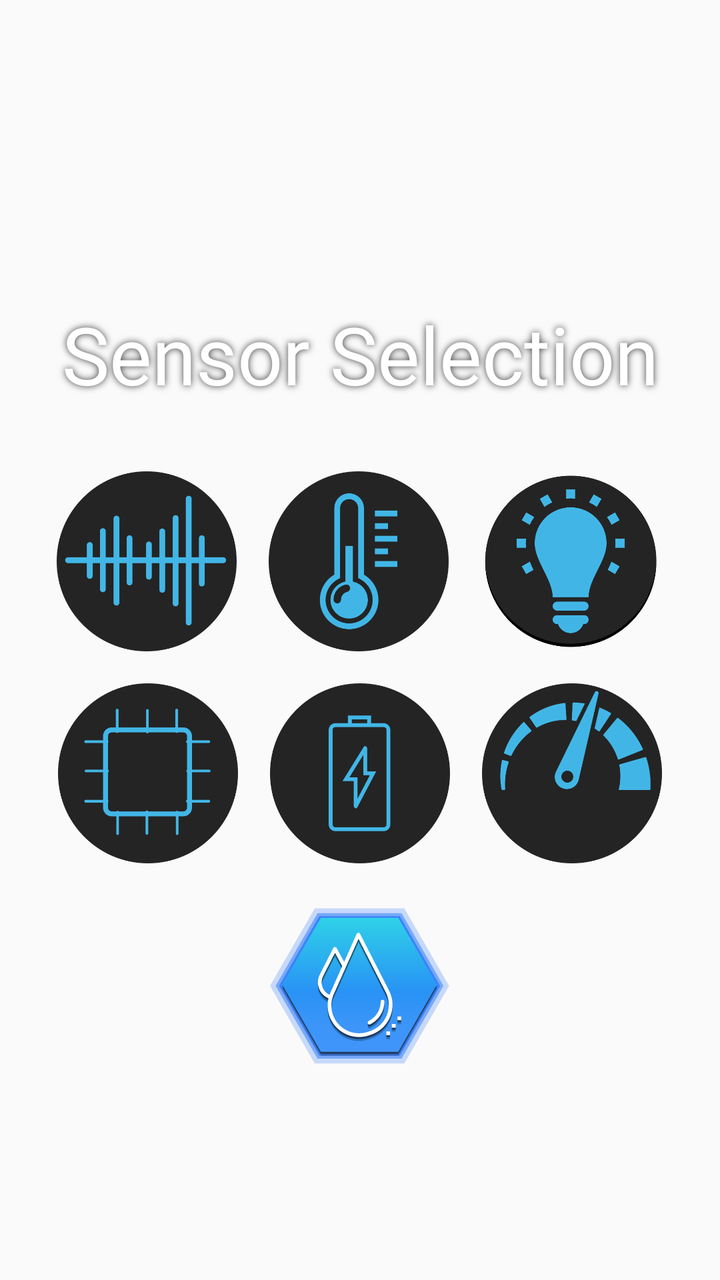
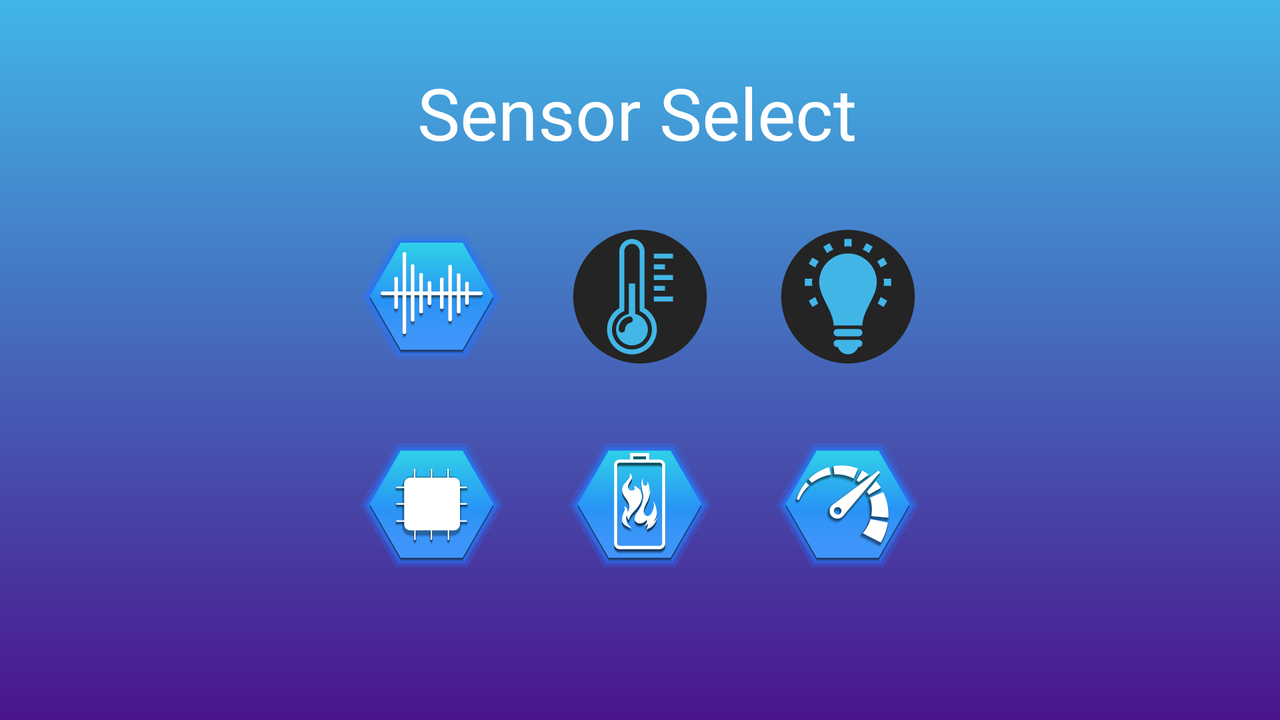

One screen, two layout resources from the same app: the default and the repository's alternative for another configuration. Each is rendered where Android would select it; the XML of both is given below.
<!-- AndroidManifest.xml: application theme AppTheme -->
<!-- res/layout/sensor_selection.xml -->
<?xml version="1.0" encoding="utf-8"?>
<ScrollView xmlns:android="http://schemas.android.com/apk/res/android"
    xmlns:app="http://schemas.android.com/apk/res-auto"
    xmlns:tools="http://schemas.android.com/tools"
    android:layout_width="match_parent"
    android:layout_height="match_parent"
    android:layout_gravity="center|center_vertical"
    android:background="@drawable/mainbackground"
    android:fillViewport="true"
    tools:context="com.christianfoulcard.android.androidsensorengine.MainActivity">

    <androidx.constraintlayout.widget.ConstraintLayout
        android:layout_width="match_parent"
        android:layout_height="wrap_content">

        <TextView
            android:id="@+id/sensor_select_text"
            android:layout_width="0dp"
            android:layout_height="wrap_content"
            android:layout_marginLeft="24dp"
            android:layout_marginRight="24dp"
            android:fontFamily="@font/quantico"
            android:shadowColor="@color/dark_grey"
            android:shadowRadius="8"
            android:text="@string/sensor_select"
            android:textAlignment="center"
            android:textAllCaps="false"
            android:textColor="@color/white"
            android:textSize="40sp"
            app:layout_constraintBottom_toBottomOf="parent"
            app:layout_constraintHorizontal_bias="0.496"
            app:layout_constraintLeft_toLeftOf="parent"
            app:layout_constraintRight_toRightOf="parent"
            app:layout_constraintTop_toTopOf="parent"
            app:layout_constraintVertical_bias="0.256" />

        <ImageView
            android:id="@+id/sound_icon"
            style="@style/MaterialAnimations"
            android:layout_width="90dp"
            android:layout_height="90dp"
            android:layout_marginEnd="16dp"
            android:contentDescription="@string/sound_button"
            android:onClick="soundIconIntent"
            android:transitionName="@string/sound_anim"
            app:layout_constraintEnd_toStartOf="@+id/temp_icon"
            app:layout_constraintTop_toTopOf="@+id/temp_icon"
            app:srcCompat="@drawable/sound_icon" />

        <ImageView
            android:id="@+id/temp_icon"
            style="@style/MaterialAnimations"
            android:layout_width="90dp"
            android:layout_height="90dp"
            android:layout_marginTop="32dp"
            android:contentDescription="@string/temp_button"
            android:onClick="tempIconIntent"
            android:transitionName="@string/temp_anim"
            app:layout_constraintEnd_toEndOf="parent"
            app:layout_constraintHorizontal_bias="0.498"
            app:layout_constraintStart_toStartOf="parent"
            app:layout_constraintTop_toBottomOf="@+id/sensor_select_text"
            app:srcCompat="@drawable/temp_icon" />

        <ImageView
            android:id="@+id/light_icon"
            style="@style/MaterialAnimations"
            android:layout_width="90dp"
            android:layout_height="90dp"
            android:layout_marginStart="16dp"
            android:contentDescription="@string/light_button"
            android:onClick="lightIconIntent"
            android:transitionName="@string/light_anim"
            app:layout_constraintStart_toEndOf="@+id/temp_icon"
            app:layout_constraintTop_toTopOf="@+id/temp_icon"
            app:srcCompat="@drawable/light_icon" />

        <ImageView
            android:id="@+id/ram_icon"
            style="@style/MaterialAnimations"
            android:layout_width="90dp"
            android:layout_height="90dp"
            android:layout_marginEnd="16dp"
            android:contentDescription="@string/ram_button"
            android:onClick="ramIconIntent"
            android:transitionName="@string/ram_anim"
            app:layout_constraintEnd_toStartOf="@+id/battery_icon"
            app:layout_constraintTop_toTopOf="@+id/battery_icon"
            app:srcCompat="@drawable/ram_icon" />

        <ImageView
            android:id="@+id/battery_icon"
            style="@style/MaterialAnimations"
            android:layout_width="90dp"
            android:layout_height="90dp"
            android:layout_marginTop="16dp"
            android:contentDescription="@string/battery_button"
            android:onClick="batteryIconIntent"
            android:transitionName="@string/battery_anim"
            app:layout_constraintEnd_toEndOf="parent"
            app:layout_constraintStart_toStartOf="parent"
            app:layout_constraintTop_toBottomOf="@+id/temp_icon"
            app:srcCompat="@drawable/battery_icon" />

        <ImageView
            android:id="@+id/speed_icon"
            style="@style/MaterialAnimations"
            android:layout_width="90dp"
            android:layout_height="90dp"
            android:layout_marginStart="16dp"
            android:contentDescription="@string/speed_button"
            android:onClick="speedIconIntent"
            android:transitionName="@string/speed_anim"
            app:layout_constraintStart_toEndOf="@+id/battery_icon"
            app:layout_constraintTop_toTopOf="@+id/battery_icon"
            app:srcCompat="@drawable/speed_icon" />

        <ImageView
            android:id="@+id/humidity_icon"
            style="@style/MaterialAnimations"
            android:layout_width="90dp"
            android:layout_height="90dp"
            android:layout_marginTop="16dp"
            android:contentDescription="@string/humidity_button"
            android:onClick="humidityIconIntent"
            android:transitionName=""
            app:layout_constraintEnd_toEndOf="parent"
            app:layout_constraintStart_toStartOf="parent"
            app:layout_constraintTop_toBottomOf="@+id/battery_icon"
            app:srcCompat="@drawable/humidity_icon" />

        <ImageView
            android:id="@+id/pressure_icon"
            style="@style/MaterialAnimations"
            android:layout_width="90dp"
            android:layout_height="90dp"
            android:layout_marginEnd="16dp"
            android:contentDescription="@string/pressure_button"
            android:onClick="pressureIconIntent"
            app:layout_constraintEnd_toStartOf="@+id/humidity_icon"
            app:layout_constraintTop_toTopOf="@+id/humidity_icon"
            app:srcCompat="@drawable/barometer_icon" />

        <ImageView
            android:id="@+id/walk_icon"
            style="@style/MaterialAnimations"
            android:layout_width="90dp"
            android:layout_height="90dp"
            android:layout_marginStart="16dp"
            android:contentDescription="@string/walk_button"
            android:onClick="walkIconIntent"
            app:layout_constraintStart_toEndOf="@+id/humidity_icon"
            app:layout_constraintTop_toTopOf="@+id/humidity_icon"
            app:srcCompat="@drawable/walk_icon" />

    </androidx.constraintlayout.widget.ConstraintLayout>
</ScrollView>
<!-- resources referenced by this layout -->
<resources>
  <color name="dark_grey">#393939</color>
  <color name="white">#FFFFFF</color>
  <!-- drawable battery_icon: png bitmap (drawable-v24, 14295 bytes) -->
  <!-- drawable humidity_icon: vector/xml drawable (drawable, 7079 chars, omitted) -->
  <!-- drawable light_icon: vector/xml drawable (drawable, 9906 chars, omitted) -->
  <!-- drawable ram_icon: png bitmap (drawable-v24, 13503 bytes) -->
  <!-- drawable sound_icon: png bitmap (drawable-v24, 14106 bytes) -->
  <!-- drawable speed_icon: png bitmap (drawable-v24, 22205 bytes) -->
  <!-- drawable temp_icon: vector/xml drawable (drawable, 7029 chars, omitted) -->
  <string name="battery_anim" />
  <string name="battery_button">Battery Button</string>
  <string name="humidity_button">Humidity Button</string>
  <string name="light_anim" />
  <string name="light_button">Light Button</string>
  <string name="pressure_button">Pressure Button</string>
  <string name="ram_anim" />
  <string name="ram_button">Ram Button</string>
  <string name="sensor_select">Sensor Selection</string>
  <string name="sound_anim" />
  <string name="sound_button">Sound Button</string>
  <string name="speed_anim" />
  <string name="speed_button">Speed Button</string>
  <string name="temp_anim" />
  <string name="temp_button">Temp Button</string>
  <string name="walk_button">Walk Button</string>
  <style name="MaterialAnimations" parent="@style/Theme.AppCompat.Light.DarkActionBar">
          <item name="android:windowContentTransitions">true</item>
  
  
              ...
      </style>
  ////////////////////////////////////////////////////////////////////////////////////////////////////
  <style name="AppTheme" parent="Theme.AppCompat.Light.NoActionBar">
  
          <item name="colorPrimary">@color/colorPrimary</item>
          <item name="colorPrimaryDark">@color/colorPrimaryDark</item>
          <item name="colorAccent">@color/colorAccent</item>
  
          
          <item name="android:windowTranslucentStatus">true</item>
          <item name="android:windowTranslucentNavigation">true</item>
          
      </style>
  <color name="colorPrimary">#385BF2</color>
  <color name="colorPrimaryDark">#210246</color>
  <color name="colorAccent">#D81B60</color>
</resources>
<!-- res/layout-land/sensor_selection.xml (the repository's variant of the layout above) -->
<!-- drawn on the phone turned sideways -->
<?xml version="1.0" encoding="utf-8"?>
<androidx.constraintlayout.widget.ConstraintLayout xmlns:android="http://schemas.android.com/apk/res/android"
    xmlns:app="http://schemas.android.com/apk/res-auto"
    xmlns:tools="http://schemas.android.com/tools"
    android:layout_width="match_parent"
    android:layout_height="match_parent"
    android:background="@drawable/drawable_gradient"
    tools:context="com.christianfoulcard.android.androidsensorengine.MainActivity"
    >


    <TextView
        android:id="@+id/sensor_select_text"
        android:layout_width="wrap_content"
        android:layout_height="wrap_content"
        android:layout_marginLeft="24dp"
        android:layout_marginTop="32dp"
        android:layout_marginRight="24dp"
        android:fontFamily="@font/anton_regular"
        android:text="Sensor Select"
        android:textAlignment="center"
        android:textAllCaps="false"
        android:textColor="@color/white"
        android:textSize="36sp"
        app:layout_constraintHorizontal_bias="0.496"
        app:layout_constraintLeft_toLeftOf="parent"
        app:layout_constraintRight_toRightOf="parent"
        app:layout_constraintTop_toTopOf="parent" />

    <ImageView
        android:id="@+id/sound_icon"
        android:layout_width="72dp"
        android:layout_height="72dp"
        android:layout_marginEnd="32dp"
        android:onClick="soundIconIntent"
        app:layout_constraintEnd_toStartOf="@+id/temp_icon"
        app:layout_constraintTop_toTopOf="@+id/temp_icon"
        app:srcCompat="@drawable/ic_sound_icon" />

    <ImageView
        android:id="@+id/light_icon"
        android:layout_width="72dp"
        android:layout_height="72dp"
        android:layout_marginStart="32dp"
        android:onClick="lightIconIntent"
        app:layout_constraintStart_toEndOf="@+id/temp_icon"
        app:layout_constraintTop_toTopOf="@+id/temp_icon"
        app:srcCompat="@drawable/ic_light_icon" />

    <ImageView
        android:id="@+id/battery_icon"
        android:layout_width="72dp"
        android:layout_height="72dp"
        android:layout_marginTop="32dp"
        android:onClick="batteryIconIntent"
        app:layout_constraintEnd_toEndOf="parent"
        app:layout_constraintStart_toStartOf="parent"
        app:layout_constraintTop_toBottomOf="@+id/temp_icon"
        app:srcCompat="@drawable/ic_battery_icon" />

    <ImageView
        android:id="@+id/ram_icon"
        android:layout_width="72dp"
        android:layout_height="72dp"
        android:layout_marginEnd="32dp"
        android:onClick="ramIconIntent"
        app:layout_constraintEnd_toStartOf="@+id/battery_icon"
        app:layout_constraintTop_toTopOf="@+id/battery_icon"
        app:srcCompat="@drawable/ic_ram_icon" />

    <ImageView
        android:id="@+id/temp_icon"
        android:layout_width="72dp"
        android:layout_height="72dp"
        android:layout_marginTop="32dp"
        android:onClick="tempIconIntent"
        app:layout_constraintEnd_toEndOf="parent"
        app:layout_constraintStart_toStartOf="parent"
        app:layout_constraintTop_toBottomOf="@+id/sensor_select_text"
        app:srcCompat="@drawable/ic_temp_icon" />

    <ImageView
        android:id="@+id/speed_icon"
        android:layout_width="72dp"
        android:layout_height="72dp"
        android:layout_marginStart="32dp"
        android:onClick="speedIconIntent"
        app:layout_constraintStart_toEndOf="@+id/battery_icon"
        app:layout_constraintTop_toTopOf="@+id/battery_icon"
        app:srcCompat="@drawable/ic_speed_icon" />

</androidx.constraintlayout.widget.ConstraintLayout>
<!-- resources referenced by the variant -->
<!-- as the phone turned sideways resolves them -->
<resources>
  <color name="white">#FFFFFF</color>
  <!-- drawable drawable_gradient (drawable) -->
  <?xml version="1.0" encoding="utf-8"?>
  <shape xmlns:android="http://schemas.android.com/apk/res/android">
  
      
      <gradient
          android:angle="90"
          android:endColor="@color/sky_blue"
          android:startColor="@color/royal_purple" />
  
  </shape>
  <!-- drawable ic_battery_icon: vector/xml drawable (drawable, 14272 chars, omitted) -->
  <!-- drawable ic_light_icon: vector/xml drawable (drawable, 2284 chars, omitted) -->
  <!-- drawable ic_ram_icon: vector/xml drawable (drawable, 15883 chars, omitted) -->
  <!-- drawable ic_sound_icon: vector/xml drawable (drawable, 10175 chars, omitted) -->
  <!-- drawable ic_speed_icon: vector/xml drawable (drawable, 54687 chars, omitted) -->
  <!-- drawable ic_temp_icon: vector/xml drawable (drawable, 2092 chars, omitted) -->
  <style name="AppTheme" parent="Theme.AppCompat.Light.NoActionBar">
  
          <item name="colorPrimary">@color/colorPrimary</item>
          <item name="colorPrimaryDark">@color/colorPrimaryDark</item>
          <item name="colorAccent">@color/colorAccent</item>
  
          
          <item name="android:windowTranslucentStatus">true</item>
          <item name="android:windowTranslucentNavigation">true</item>
          
      </style>
  <color name="sky_blue">#41B6E6</color>
  <color name="royal_purple">#4A148C</color>
  <color name="colorPrimary">#385BF2</color>
  <color name="colorPrimaryDark">#210246</color>
  <color name="colorAccent">#D81B60</color>
</resources>
